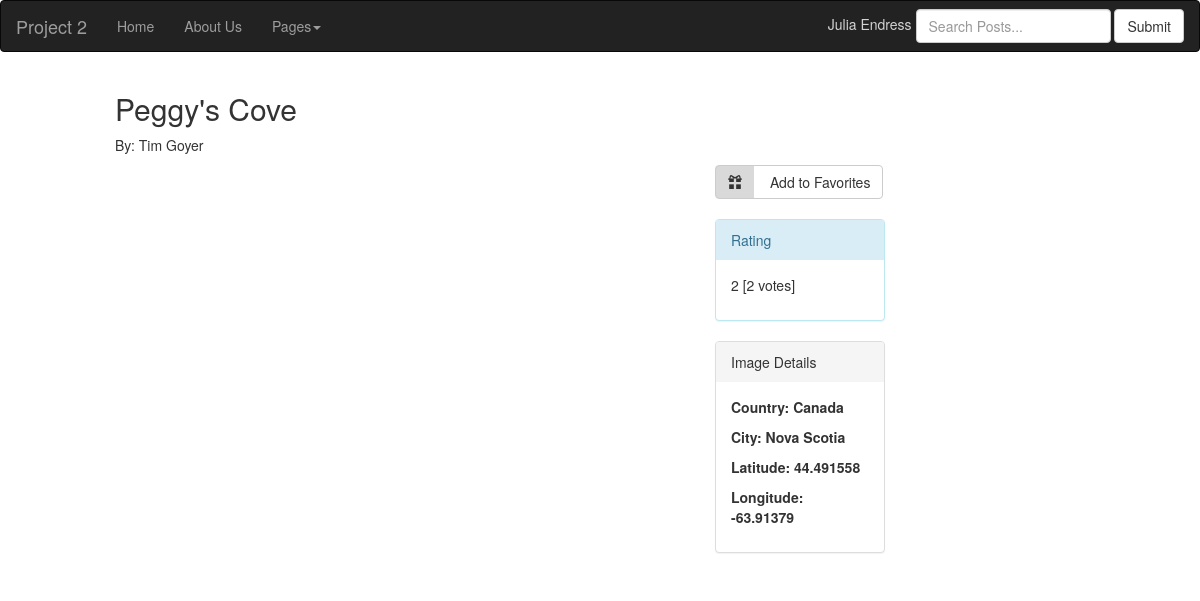
The page /travelimage.php?id=9 on the database its author committed.
### tables this page shows
CREATE TABLE IF NOT EXISTS `travelpostimages` (
  `ImageID` int(11) NOT NULL,
  `PostID` int(11) NOT NULL,
  PRIMARY KEY (`ImageID`,`PostID`),
  KEY `ImageID` (`ImageID`),
  KEY `PostID` (`PostID`)
);

CREATE TABLE IF NOT EXISTS `travelimagedetails` (
  `ImageID` int(11) NOT NULL,
  `Title` varchar(255) DEFAULT NULL,
  `Description` longtext,
  `Latitude` double DEFAULT NULL,
  `Longitude` double DEFAULT NULL,
  `CityCode` int(11) DEFAULT NULL,
  `CountryCodeISO` varchar(2) DEFAULT NULL,
  PRIMARY KEY (`ImageID`),
  KEY `CityCode` (`CityCode`),
  KEY `CountryCodeISO` (`CountryCodeISO`)
);

CREATE TABLE IF NOT EXISTS `traveluserdetails` (
  `UID` int(11) NOT NULL,
  `FirstName` varchar(255) DEFAULT NULL,
  `LastName` varchar(255) DEFAULT NULL,
  `Address` varchar(255) DEFAULT NULL,
  `City` varchar(255) DEFAULT NULL,
  `Region` varchar(255) DEFAULT NULL,
  `Country` varchar(255) DEFAULT NULL,
  `Postal` varchar(255) DEFAULT NULL,
  `Phone` varchar(255) DEFAULT NULL,
  `Email` varchar(255) DEFAULT NULL,
  `Privacy` varchar(255) DEFAULT NULL,
  PRIMARY KEY (`UID`)
);

CREATE TABLE IF NOT EXISTS `travelimagerating` (
  `ImageRatingID` int(11) NOT NULL,
  `ImageID` int(11) NOT NULL,
  `Rating` tinyint(4) DEFAULT NULL,
  PRIMARY KEY (`ImageRatingID`)
);

CREATE TABLE IF NOT EXISTS `travelimagelocations` (
  `ImageLocationID` int(11) NOT NULL AUTO_INCREMENT,
  `ImageID` int(11) DEFAULT NULL,
  `Country` varchar(255) DEFAULT NULL,
  `City` varchar(255) DEFAULT NULL,
  PRIMARY KEY (`ImageLocationID`),
  KEY `ImageLocationID` (`ImageLocationID`)
);

### pdo/travelimage.pdo.php (the view, shortened to what this page needs)
<?php
function outputImage() {
try {
      if (isset($_GET['id']) && $_GET['id'] > 0) {
         $pdo = new PDO(DBCONNSTRING,DBUSER,DBPASS);
         $pdo->setAttribute(PDO::ATTR_ERRMODE, PDO::ERRMODE_EXCEPTION);
         $sql = 'SELECT * FROM travelpostimages tp INNER JOIN travelimage ti ON tp.ImageID=ti.ImageID INNER JOIN travelimagerating ir ON ir.ImageID=ti.ImageID INNER JOIN travelimagedetails td ON td.ImageID=ti.ImageID INNER JOIN traveluserdetails tu ON tu.UID=ti.UID INNER JOIN travelimagelocations ttd ON ttd.ImageID=ti.ImageID WHERE ti.ImageID=' . $_GET['id'];
         $result = $pdo->query($sql);
         while ($row = $result->fetch()) {
            output1($row);
         }
      }
   }
   catch (PDOException $e) {
      die( $e->getMessage() );
   }
}
function output1($row) {
   echo '<div class="col-md-6">
   <h2>' . $row["Title"] . '</h2>
   <p>By: ' . $row["FirstName"] . ' ' . $row["LastName"] . '</p>
   </div></div>
   <div class="row">
      <div class="col-md-1"></div>
      <div class="col-md-6">
         <img id="myImg" src="images/' . $row['Path'] . '"alt="'. $row["Description"] .'" style="width:100%">
         <div id="myModal" class="modal">
           <span class="close">&times;</span>
           <img class="modal-content" id="img01">
           <div id="caption"></div>
         </div>
      </div>
    <div class="col-md-2">
      <button type="button" class="btn btn-labeled btn-default">
         <span class="btn-label"><i class="glyphicon glyphicon glyphicon-gift"></i></span>
         <span class="linkButton">Add to Favorites</span>
      </button>
      <br /><br />
   <div class="panel-group">
      <div class="panel panel-info">
         <div class="panel-heading">Rating</div>
            <div class="panel-body">
               <p class="rating">' . $row['Rating'] . ' [2 votes]</p>
            </div>
         </div>
      </div>
      <div class="panel-group">
      <div class="panel panel-default">
         <div class="panel-heading">Image Details</div>
            <div class="panel-body">
               <p class="myBold">Country: ' . $row['Country'] . '</p>
               <p class="myBold">City: ' . $row['City'] . '</p>
               <p class="myBold">Latitude: ' . $row['Latitude'] . ' </p>
               <p class="myBold">Longitude: ' . $row['Longitude'] . ' </p>
            </div>
         </div>
      </div>
   </div>';
}
?>

### css/myCSS.css (style rules this page uses)
.myBold { font-weight: bold; }
.btn-label { position: relative; left: -12px; display: inline-block; padding: 6px 12px; background: rgba(0,0,0,0.15); border-radius: 3px 0 0 3px; }
.btn-labeled { padding-top: 0; padding-bottom: 0; }
.panel { width: 100%; height: 100%; }

### rows shown on the page
travelpostimages: travelimagedetails.Title "Peggy's Cove", traveluserdetails.FirstName "Tim", traveluserdetails.LastName "Goyer", travelimagerating.Rating "2", travelimagelocations.Country "Canada", travelimagelocations.City "Nova Scotia", travelimagedetails.Latitude "44.491558", travelimagedetails.Longitude "-63.91379"
